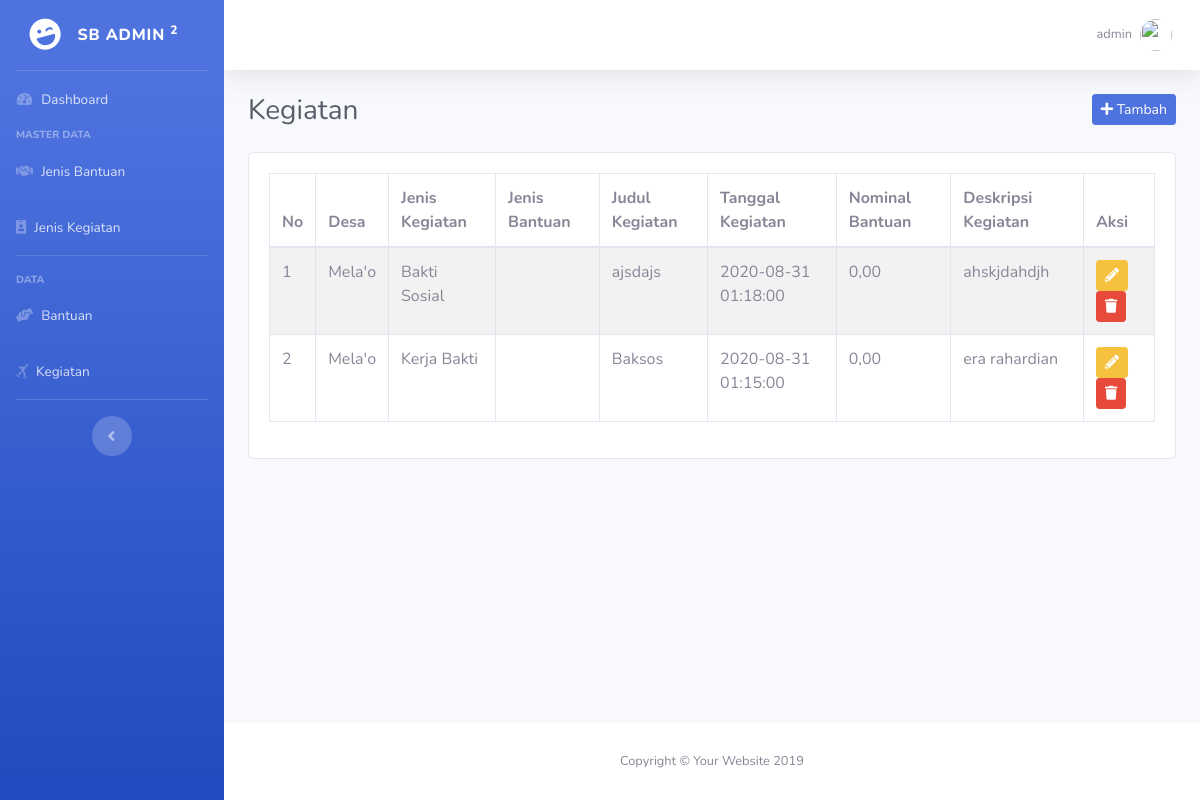
Screenshot of /admin/index.php?halaman=kegiatan (signed in) with the database file from the repository.
### tables this page shows
CREATE TABLE `kegiatan` (
  `id_kegiatan` int(11) NOT NULL,
  `id_jenis_kegiatan` int(11) DEFAULT NULL,
  `id_jenis_bantuan` int(11) NOT NULL,
  `id_desa` int(11) NOT NULL,
  `judul_kegiatan` varchar(225) NOT NULL,
  `tanggal_kegiatan` datetime NOT NULL,
  `deskripsi_kegiatan` text NOT NULL,
  `lat_kegiatan` varchar(225) NOT NULL,
  `lng_kegiatan` varchar(225) NOT NULL,
  `nominal_bantuan` int(11) NOT NULL
);

CREATE TABLE `desa` (
  `id_desa` int(11) NOT NULL,
  `kecamatan` varchar(225) NOT NULL,
  `kabupaten` varchar(225) NOT NULL,
  `provinsi` varchar(225) NOT NULL,
  `nama_desa` varchar(225) NOT NULL,
  `lat_desa` varchar(225) NOT NULL,
  `lng_desa` varchar(225) NOT NULL
);

CREATE TABLE `jenis_kegiatan` (
  `id_jenis_kegiatan` int(11) NOT NULL,
  `nama_jenis_kegiatan` varchar(225) NOT NULL
);

### config/koneksi.php (called while the page is built, shortened)
<?php
$db = new mysqli("localhost","u6411026_client","db@client123","u6411026_giscovid");
class kegiatan{
	private $koneksi;
	function __construct($db)
	{
		$this->koneksi = $db;
	}
	public function tampil_admin($id_desa){
		$ambil = $this->koneksi->query("SELECT * FROM kegiatan LEFT JOIN desa ON kegiatan.id_desa = desa.id_desa LEFT JOIN jenis_kegiatan ON kegiatan.id_jenis_kegiatan = jenis_kegiatan.id_jenis_kegiatan LEFT JOIN jenis_bantuan ON kegiatan.id_jenis_bantuan = jenis_bantuan.id_jenis_bantuan WHERE kegiatan.id_desa='$id_desa' ORDER BY id_kegiatan DESC");
		$semua=array();
		while ($data_array = $ambil->fetch_assoc())
		{
			$semua[] = $data_array;
		}
		return $semua;
	}
}
$kegiatan = new kegiatan($db);
?>

### admin/kegiatan/tampil.php (the view)
<?php
$data_kegiatan = $kegiatan->tampil_admin($_SESSION['admin']['id_desa']);
?>
<div class="clearfix">
	<h1 class="h3 mb-4 float-left text-gray-800">Kegiatan</h1>
	<a href="index.php?halaman=tambah_kegiatan" class="float-right btn btn-primary btn-sm"><i class="fa fa-plus"></i> Tambah</a>
</div>
<div class="card">
	<div class="card-body table-responsive">
		<?php if (!empty($data_kegiatan)): ?>
			<table class="table-bordered table table-striped">
				<thead>
					<tr>
						<th>No</th>
						<th>Desa</th>
						<th>Jenis Kegiatan</th>
						<th>Jenis Bantuan</th>
						<th>Judul Kegiatan</th>
						<th>Tanggal Kegiatan</th>
						<th>Nominal Bantuan</th>
						<th>Deskripsi Kegiatan</th>
						<th>Aksi</th>
					</tr>
				</thead>
				<tbody>
					<?php foreach ($data_kegiatan as $key => $value): ?>
						<tr>
							<td><?php echo $key+1; ?></td>
							<td><?php echo $value['nama_desa']; ?></td>
							<td><?php echo $value['nama_jenis_kegiatan']; ?></td>
							<td><?php echo $value['nama_jenis_bantuan']; ?></td>
							<td><?php echo $value['judul_kegiatan']; ?></td>
							<td><?php echo $value['tanggal_kegiatan']; ?></td>
							<td><?php echo number_format($value['nominal_bantuan'],2,',','.'); ?></td>
							<td><?php echo $value['deskripsi_kegiatan']; ?></td>
							<td>
								<a href="index.php?halaman=edit_kegiatan&id=<?php echo $value['id_kegiatan']; ?>" class="btn btn-sm btn-warning"><i class="fa fa-pencil-alt"></i></a>
								<a href="index.php?halaman=hapus_kegiatan&id=<?php echo $value['id_kegiatan']; ?>" class="btn btn-sm btn-danger" onclick="return confirm('Apakah anda yakin')"><i class="fa fa-trash"></i></a>
							</td>
						</tr>
					<?php endforeach ?>
				</tbody>
			</table>
		<?php else: ?>
			<div class="alert alert-info">
				Belum ada data kegiatan.
			</div>
		<?php endif ?>
	</div>
</div>

### rows the page displays
kegiatan: id_desa.nama_desa "Mela'o", id_jenis_kegiatan.nama_jenis_kegiatan "Bakti Sosial", judul_kegiatan "ajsdajs", tanggal_kegiatan "2020-08-31 01:18:00", nominal_bantuan "0,00", deskripsi_kegiatan "ahskjdahdjh"
kegiatan: id_desa.nama_desa "Mela'o", id_jenis_kegiatan.nama_jenis_kegiatan "Kerja Bakti", judul_kegiatan "Baksos", tanggal_kegiatan "2020-08-31 01:15:00", nominal_bantuan "0,00", deskripsi_kegiatan "era rahardian"

### other values shown
$_SESSION['admin']['username'] "admin"
